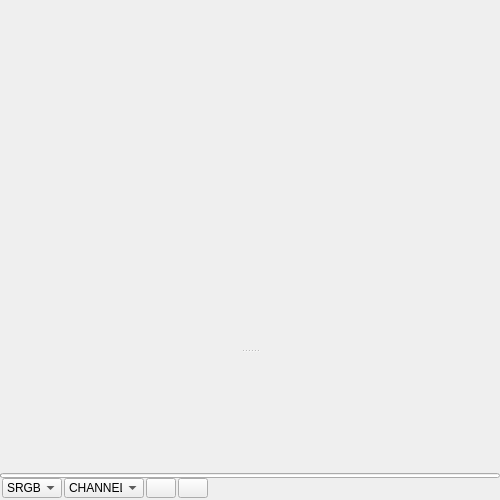
<?xml version="1.0" encoding="UTF-8"?>
<ui version="4.0">
 <class>sampler_widget</class>
 <widget class="QWidget" name="sampler_widget">
  <property name="geometry">
   <rect>
    <x>0</x>
    <y>0</y>
    <width>500</width>
    <height>500</height>
   </rect>
  </property>
  <layout class="QVBoxLayout" name="sampler_widget_layout">
   <property name="spacing">
    <number>0</number>
   </property>
   <property name="leftMargin">
    <number>0</number>
   </property>
   <property name="topMargin">
    <number>0</number>
   </property>
   <property name="rightMargin">
    <number>0</number>
   </property>
   <property name="bottomMargin">
    <number>0</number>
   </property>
   <item>
    <widget class="QWidget" name="display_frame" native="true">
     <property name="sizePolicy">
      <sizepolicy hsizetype="Ignored" vsizetype="Ignored">
       <horstretch>0</horstretch>
       <verstretch>0</verstretch>
      </sizepolicy>
     </property>
     <layout class="QVBoxLayout" name="display_frame_layout">
      <property name="spacing">
       <number>0</number>
      </property>
      <property name="leftMargin">
       <number>0</number>
      </property>
      <property name="topMargin">
       <number>0</number>
      </property>
      <property name="rightMargin">
       <number>0</number>
      </property>
      <property name="bottomMargin">
       <number>0</number>
      </property>
      <item>
       <widget class="QSplitter" name="splitter">
        <property name="orientation">
         <enum>Qt::Vertical</enum>
        </property>
        <widget class="QWidget" name="display_map" native="true">
         <property name="sizePolicy">
          <sizepolicy hsizetype="Ignored" vsizetype="Expanding">
           <horstretch>0</horstretch>
           <verstretch>0</verstretch>
          </sizepolicy>
         </property>
         <property name="minimumSize">
          <size>
           <width>0</width>
           <height>0</height>
          </size>
         </property>
         <property name="maximumSize">
          <size>
           <width>16777215</width>
           <height>16777215</height>
          </size>
         </property>
        </widget>
        <widget class="QStackedWidget" name="stacked_widget">
         <property name="maximumSize">
          <size>
           <width>16777215</width>
           <height>120</height>
          </size>
         </property>
         <property name="currentIndex">
          <number>2</number>
         </property>
         <widget class="QWidget" name="page_channel">
          <layout class="QVBoxLayout" name="page_channel_layout">
           <property name="spacing">
            <number>0</number>
           </property>
           <property name="leftMargin">
            <number>2</number>
           </property>
           <property name="topMargin">
            <number>2</number>
           </property>
           <property name="rightMargin">
            <number>2</number>
           </property>
           <property name="bottomMargin">
            <number>2</number>
           </property>
           <item>
            <widget class="QWidget" name="channel_select" native="true">
             <property name="sizePolicy">
              <sizepolicy hsizetype="Ignored" vsizetype="Expanding">
               <horstretch>0</horstretch>
               <verstretch>0</verstretch>
              </sizepolicy>
             </property>
             <property name="minimumSize">
              <size>
               <width>0</width>
               <height>0</height>
              </size>
             </property>
             <property name="maximumSize">
              <size>
               <width>16777215</width>
               <height>16777215</height>
              </size>
             </property>
            </widget>
           </item>
          </layout>
         </widget>
         <widget class="QWidget" name="page_range">
          <layout class="QVBoxLayout" name="page_range_layout">
           <property name="spacing">
            <number>0</number>
           </property>
           <property name="leftMargin">
            <number>2</number>
           </property>
           <property name="topMargin">
            <number>2</number>
           </property>
           <property name="rightMargin">
            <number>2</number>
           </property>
           <property name="bottomMargin">
            <number>2</number>
           </property>
           <item>
            <widget class="QWidget" name="range_0" native="true">
             <property name="sizePolicy">
              <sizepolicy hsizetype="Ignored" vsizetype="Fixed">
               <horstretch>0</horstretch>
               <verstretch>0</verstretch>
              </sizepolicy>
             </property>
             <property name="minimumSize">
              <size>
               <width>0</width>
               <height>29</height>
              </size>
             </property>
             <property name="maximumSize">
              <size>
               <width>16777215</width>
               <height>29</height>
              </size>
             </property>
            </widget>
           </item>
           <item>
            <widget class="QWidget" name="range_1" native="true">
             <property name="sizePolicy">
              <sizepolicy hsizetype="Ignored" vsizetype="Fixed">
               <horstretch>0</horstretch>
               <verstretch>0</verstretch>
              </sizepolicy>
             </property>
             <property name="minimumSize">
              <size>
               <width>0</width>
               <height>29</height>
              </size>
             </property>
             <property name="maximumSize">
              <size>
               <width>16777215</width>
               <height>29</height>
              </size>
             </property>
            </widget>
           </item>
           <item>
            <widget class="QWidget" name="range_2" native="true">
             <property name="sizePolicy">
              <sizepolicy hsizetype="Ignored" vsizetype="Fixed">
               <horstretch>0</horstretch>
               <verstretch>0</verstretch>
              </sizepolicy>
             </property>
             <property name="minimumSize">
              <size>
               <width>0</width>
               <height>29</height>
              </size>
             </property>
             <property name="maximumSize">
              <size>
               <width>16777215</width>
               <height>29</height>
              </size>
             </property>
            </widget>
           </item>
           <item>
            <widget class="QWidget" name="range_3" native="true">
             <property name="sizePolicy">
              <sizepolicy hsizetype="Ignored" vsizetype="Fixed">
               <horstretch>0</horstretch>
               <verstretch>0</verstretch>
              </sizepolicy>
             </property>
             <property name="minimumSize">
              <size>
               <width>0</width>
               <height>29</height>
              </size>
             </property>
             <property name="maximumSize">
              <size>
               <width>16777215</width>
               <height>29</height>
              </size>
             </property>
            </widget>
           </item>
          </layout>
         </widget>
         <widget class="QWidget" name="page_lut">
          <layout class="QVBoxLayout" name="page_lut_layout">
           <property name="spacing">
            <number>0</number>
           </property>
           <property name="leftMargin">
            <number>2</number>
           </property>
           <property name="topMargin">
            <number>2</number>
           </property>
           <property name="rightMargin">
            <number>2</number>
           </property>
           <property name="bottomMargin">
            <number>2</number>
           </property>
          </layout>
         </widget>
        </widget>
       </widget>
      </item>
     </layout>
    </widget>
   </item>
   <item>
    <widget class="QProgressBar" name="progress_bar">
     <property name="sizePolicy">
      <sizepolicy hsizetype="Ignored" vsizetype="Fixed">
       <horstretch>0</horstretch>
       <verstretch>0</verstretch>
      </sizepolicy>
     </property>
     <property name="minimumSize">
      <size>
       <width>0</width>
       <height>5</height>
      </size>
     </property>
     <property name="maximumSize">
      <size>
       <width>16777215</width>
       <height>5</height>
      </size>
     </property>
     <property name="value">
      <number>0</number>
     </property>
     <property name="alignment">
      <set>Qt::AlignCenter</set>
     </property>
     <property name="textVisible">
      <bool>false</bool>
     </property>
    </widget>
   </item>
   <item>
    <widget class="QWidget" name="footer" native="true">
     <property name="sizePolicy">
      <sizepolicy hsizetype="Expanding" vsizetype="Fixed">
       <horstretch>0</horstretch>
       <verstretch>0</verstretch>
      </sizepolicy>
     </property>
     <layout class="QGridLayout" name="gridLayout">
      <property name="leftMargin">
       <number>2</number>
      </property>
      <property name="topMargin">
       <number>0</number>
      </property>
      <property name="rightMargin">
       <number>2</number>
      </property>
      <property name="bottomMargin">
       <number>2</number>
      </property>
      <property name="horizontalSpacing">
       <number>2</number>
      </property>
      <property name="verticalSpacing">
       <number>0</number>
      </property>
      <item row="0" column="4">
       <widget class="QLabel" name="label">
        <property name="sizePolicy">
         <sizepolicy hsizetype="Ignored" vsizetype="Fixed">
          <horstretch>0</horstretch>
          <verstretch>0</verstretch>
         </sizepolicy>
        </property>
        <property name="minimumSize">
         <size>
          <width>0</width>
          <height>20</height>
         </size>
        </property>
        <property name="maximumSize">
         <size>
          <width>16777215</width>
          <height>20</height>
         </size>
        </property>
        <property name="lineWidth">
         <number>0</number>
        </property>
        <property name="text">
         <string/>
        </property>
        <property name="alignment">
         <set>Qt::AlignCenter</set>
        </property>
       </widget>
      </item>
      <item row="0" column="5">
       <widget class="QPushButton" name="settings">
        <property name="sizePolicy">
         <sizepolicy hsizetype="Fixed" vsizetype="Fixed">
          <horstretch>0</horstretch>
          <verstretch>0</verstretch>
         </sizepolicy>
        </property>
        <property name="minimumSize">
         <size>
          <width>20</width>
          <height>20</height>
         </size>
        </property>
        <property name="maximumSize">
         <size>
          <width>20</width>
          <height>20</height>
         </size>
        </property>
        <property name="focusPolicy">
         <enum>Qt::NoFocus</enum>
        </property>
        <property name="text">
         <string/>
        </property>
        <property name="flat">
         <bool>true</bool>
        </property>
       </widget>
      </item>
      <item row="0" column="1">
       <widget class="QComboBox" name="split_method">
        <property name="minimumSize">
         <size>
          <width>0</width>
          <height>20</height>
         </size>
        </property>
        <property name="maximumSize">
         <size>
          <width>80</width>
          <height>20</height>
         </size>
        </property>
        <property name="focusPolicy">
         <enum>Qt::NoFocus</enum>
        </property>
        <item>
         <property name="text">
          <string>CHANNEL</string>
         </property>
        </item>
        <item>
         <property name="text">
          <string>RANGE</string>
         </property>
        </item>
       </widget>
      </item>
      <item row="0" column="2">
       <widget class="QPushButton" name="mask_generate">
        <property name="sizePolicy">
         <sizepolicy hsizetype="Preferred" vsizetype="Fixed">
          <horstretch>0</horstretch>
          <verstretch>0</verstretch>
         </sizepolicy>
        </property>
        <property name="minimumSize">
         <size>
          <width>0</width>
          <height>20</height>
         </size>
        </property>
        <property name="maximumSize">
         <size>
          <width>30</width>
          <height>20</height>
         </size>
        </property>
        <property name="focusPolicy">
         <enum>Qt::NoFocus</enum>
        </property>
        <property name="text">
         <string/>
        </property>
       </widget>
      </item>
      <item row="0" column="3">
       <widget class="QPushButton" name="mask_insert">
        <property name="sizePolicy">
         <sizepolicy hsizetype="Preferred" vsizetype="Fixed">
          <horstretch>0</horstretch>
          <verstretch>0</verstretch>
         </sizepolicy>
        </property>
        <property name="minimumSize">
         <size>
          <width>0</width>
          <height>20</height>
         </size>
        </property>
        <property name="maximumSize">
         <size>
          <width>30</width>
          <height>20</height>
         </size>
        </property>
        <property name="focusPolicy">
         <enum>Qt::NoFocus</enum>
        </property>
        <property name="text">
         <string/>
        </property>
       </widget>
      </item>
      <item row="0" column="0">
       <widget class="QComboBox" name="color_space">
        <property name="sizePolicy">
         <sizepolicy hsizetype="Preferred" vsizetype="Fixed">
          <horstretch>0</horstretch>
          <verstretch>0</verstretch>
         </sizepolicy>
        </property>
        <property name="minimumSize">
         <size>
          <width>0</width>
          <height>20</height>
         </size>
        </property>
        <property name="maximumSize">
         <size>
          <width>60</width>
          <height>20</height>
         </size>
        </property>
        <property name="focusPolicy">
         <enum>Qt::NoFocus</enum>
        </property>
        <property name="currentIndex">
         <number>1</number>
        </property>
        <item>
         <property name="text">
          <string>GRAY</string>
         </property>
        </item>
        <item>
         <property name="text">
          <string>SRGB</string>
         </property>
        </item>
        <item>
         <property name="text">
          <string>LRGB</string>
         </property>
        </item>
        <item>
         <property name="text">
          <string>CMYK</string>
         </property>
        </item>
        <item>
         <property name="text">
          <string>RYB</string>
         </property>
        </item>
        <item>
         <property name="text">
          <string>YUV</string>
         </property>
        </item>
        <item>
         <property name="text">
          <string>HSV</string>
         </property>
        </item>
        <item>
         <property name="text">
          <string>HSL</string>
         </property>
        </item>
        <item>
         <property name="text">
          <string>HCY</string>
         </property>
        </item>
        <item>
         <property name="text">
          <string>ARD</string>
         </property>
        </item>
        <item>
         <property name="text">
          <string>XYZ</string>
         </property>
        </item>
        <item>
         <property name="text">
          <string>XYY</string>
         </property>
        </item>
        <item>
         <property name="text">
          <string>LAB</string>
         </property>
        </item>
        <item>
         <property name="text">
          <string>LCH</string>
         </property>
        </item>
       </widget>
      </item>
     </layout>
    </widget>
   </item>
  </layout>
 </widget>
 <resources/>
 <connections/>
</ui>
